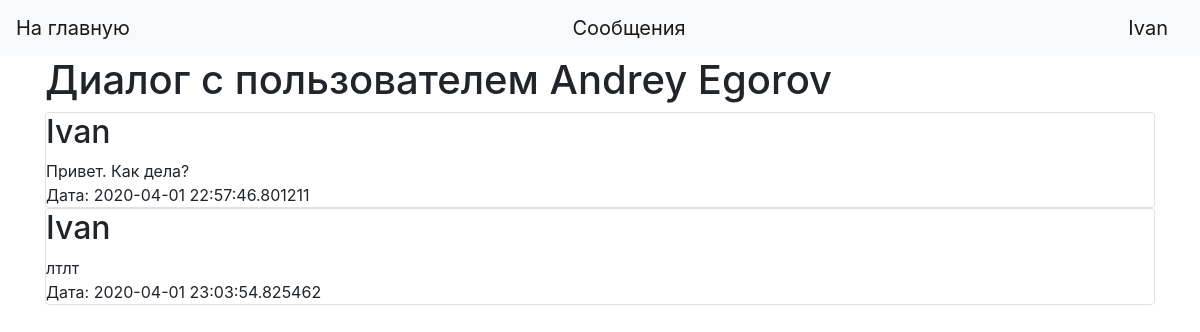
The app's page /messages/1 (signed in), older data.
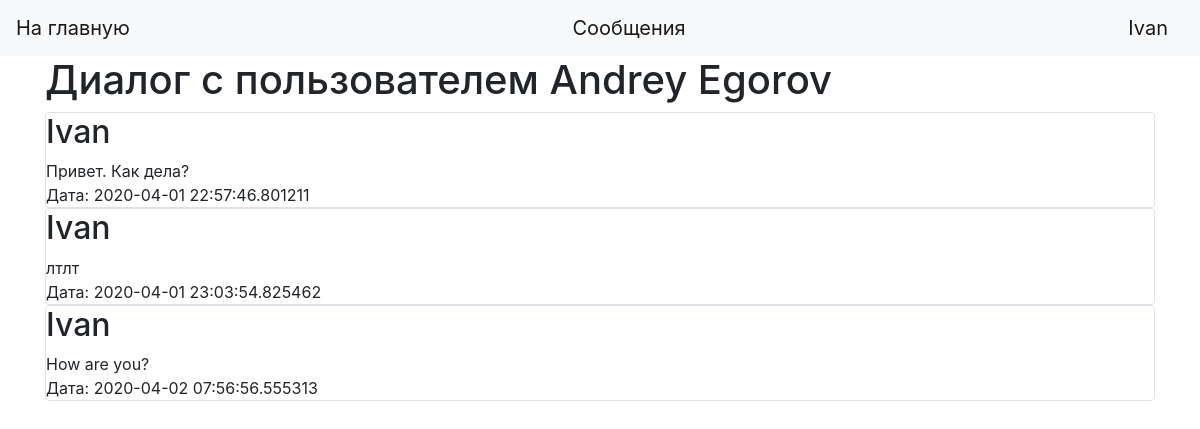
The same page, newer data.
### data/users.py (models this page shows, shortened)
class User(SqlAlchemyBase, UserMixin):
    __tablename__ = 'users'
    id = sqlalchemy.Column(sqlalchemy.Integer,
                           primary_key=True, autoincrement=True)
    name = sqlalchemy.Column(sqlalchemy.String, nullable=True)
    surname = sqlalchemy.Column(sqlalchemy.String, nullable=True)
    email = sqlalchemy.Column(sqlalchemy.String,
                              index=True, unique=True, nullable=True)
    hashed_password = sqlalchemy.Column(sqlalchemy.String, nullable=True)
    bday = sqlalchemy.Column(sqlalchemy.Date,
                             nullable=True)
    posts = orm.relation("Posts", back_populates='user')
    messages_from = orm.relation("Messages", back_populates='from_user')
    messages_to = orm.relation("Messages", back_populates='to_user')

### data/messages.py (models this page shows)
class Messages(SqlAlchemyBase):
    __tablename__ = 'messages'
    id = sqlalchemy.Column(sqlalchemy.Integer,
                           primary_key=True, autoincrement=True)
    from_id = sqlalchemy.Column(sqlalchemy.Integer,
                                sqlalchemy.ForeignKey("users.id"))
    to_id = sqlalchemy.Column(sqlalchemy.Integer)
    message = sqlalchemy.Column(sqlalchemy.String, nullable=True)
    created_date = sqlalchemy.Column(sqlalchemy.DateTime,
                                     default=datetime.datetime.now)
    from_user = orm.relation('User')
    to_user = orm.relation('User')

### main.py (the view)
@app.route("/messages/<int:id>")
@login_required
def show_messages(id):
    session = db_session.create_session()
    user = session.query(User).filter((User.id == id)).first()
    messages = session.query(Messages).filter(Messages.from_id.in_([current_user.id, user.id]),
                                              Messages.to_id.in_([current_user.id, user.id])).order_by(Messages.created_date)
    return render_template("messages.html", user=user, messages=messages)

### data/db_session.py (called while the page is built)
def create_session() -> Session:
    global __factory
    return __factory()

### main.py (called while the page is built)
@login_manager.user_loader
def load_user(user_id):
    session = db_session.create_session()
    return session.query(User).get(user_id)

### templates/messages.html
{% extends "base.html" %}
{% block content %}
<h1>Диалог с пользователем {{user.name}} {{user.surname}}</h1>
{% for item in messages %}
<div class="col-md6 border rounded">
    <h2>{{item.from_user.name}}</h2>
    <div>{{ item.message }}</div>
    <div>Дата: {{item.created_date}}</div>
</div>
{% endfor %}
{% endblock %}

### templates/base.html (shortened to what this page needs)
<!doctype html>
<html lang="en">
<head>
    <link rel="stylesheet"
          href="https://stackpath.bootstrapcdn.com/bootstrap/4.4.1/css/bootstrap.min.css"
>
</head>
<body>
<header>
    <nav class="navbar navbar-light bg-light">
        <a class="navbar-brand" href="/">На главную</a>
        {% if current_user.is_authenticated %}
        <a class="navbar-brand" href="/users">Сообщения</a>
        <a class="navbar-brand" href="/logout">{{ current_user.name }}</a>
{% else %}
    <p>
        <a class="btn btn-primary " href="/register">Зарегистрироваться</a>
        <a class="btn btn-success" href="/login">Войти</a>
    </p>
{% endif %}
    </nav>
</header>
<main role="main" class="container">
    {% block content %}{% endblock %}
</main>
</body>
</html>

Row changes from the older to the newer data that the page shows:
added Messages: from_user.name "Ivan", message "How are you?", created_date "2020-04-02 07:56:56.555313"
